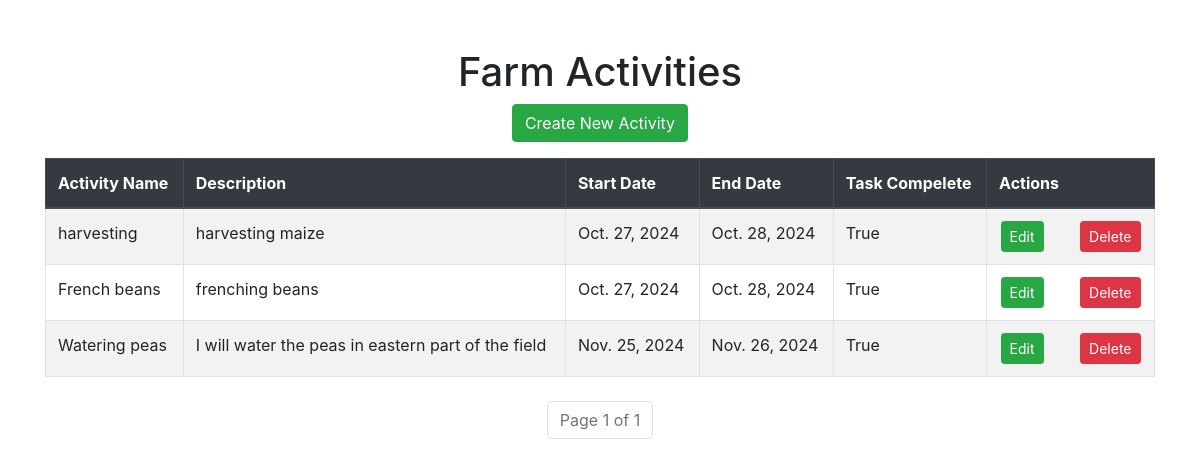
Page /farm_activity/ on the committed database.
### farmactivity/models.py (models this page shows, shortened)
class FarmActivity(models.Model):
    name = models.CharField(max_length=200)
    description = models.TextField()
    start_date = models.DateField(default=timezone.now)
    end_date = models.DateField()
    @property
    def is_completed(self):
        return date.today() >= self.end_date

### farmactivity/views.py (the view)
# urls.py: path('',views.farm_activity_list,name='farm_activity_list'),
def farm_activity_list(request):
    activity_list = FarmActivity.objects.all()
    paginator = Paginator(activity_list,5)
    page_number = request.GET.get('page')
    activities = paginator.get_page(page_number)
    return render(request,'farmactivity/farm_activity_list.html',{'activities':activities})

### farmactivity/templates/farmactivity/farm_activity_list.html (shortened to what this page needs)
<!DOCTYPE html>
<html lang="en">
<head>
    <link href="https://stackpath.bootstrapcdn.com/bootstrap/4.5.2/css/bootstrap.min.css" rel="stylesheet">
</head>
<body>
    <div class="container mt-5">
        <h1 class="text-center">Farm Activities</h1>
        <div class="d-flex justify-content-center mb-3">
            <a href="{% url 'farm_activity_form' %}" class="btn btn-success">Create New Activity</a>
        </div>
        {% if activities %}
            <table class="table table-striped table-bordered">
                <thead class="thead-dark">
                    <tr>
                        <th scope="col">Activity Name</th>
                        <th scope="col">Description</th>
                        <th scope="col">Start Date</th>
                        <th scope="col">End Date</th>
                        <th scope="col">Task Compelete</th>
                        <th scope="col">Actions</th>
                    </tr>
                </thead>
                <tbody>
                    {% for activity in activities %}
                        <tr>
                            <td>{{ activity.name }}</td>
                            <td>{{ activity.description }}</td>
                            <td>{{ activity.start_date }}</td>
                            <td>{{ activity.end_date }}</td>
                            <td>{{ activity.is_completed}}</td>
                            <td class="text-center">
                                <a href="{% url 'update_farm_activity' activity.pk %}" class="btn btn-success btn-sm mr-4">Edit</a>
                                <form action="{% url 'farm_activity_delete' activity.pk %}" method="POST" style="display:inline;">
                                    <button type="submit" class="btn btn-danger btn-sm ml-2">Delete</button>
                                </form>
                            </td>
                        </tr>
                    {% endfor %}
                </tbody>
            </table>
            <nav aria-label="Page navigation">
                <ul class="pagination justify-content-center mt-4">
                    <li class="page-item disabled">
                        <span class="page-link">Page {{ activities.number }} of {{ activities.paginator.num_pages }}</span>
                    </li>
                </ul>
            </nav>
        {% else %}
            <p class="text-center">No farm activities are available.</p>
        {% endif %}
    </div>
</body>
</html>

### rows in the picture
FarmActivity: name "harvesting", description "harvesting maize", start_date "Oct. 27, 2024", end_date "Oct. 28, 2024", is_completed "True"
FarmActivity: name "French beans", description "frenching beans", start_date "Oct. 27, 2024", end_date "Oct. 28, 2024", is_completed "True"
FarmActivity: name "Watering peas", description "I will water the peas in eastern part of the field", start_date "Nov. 25, 2024", end_date "Nov. 26, 2024", is_completed "True"

### other values in the picture
{{ activities.number }} "1"
{{ activities.paginator.num_pages }} "1"
